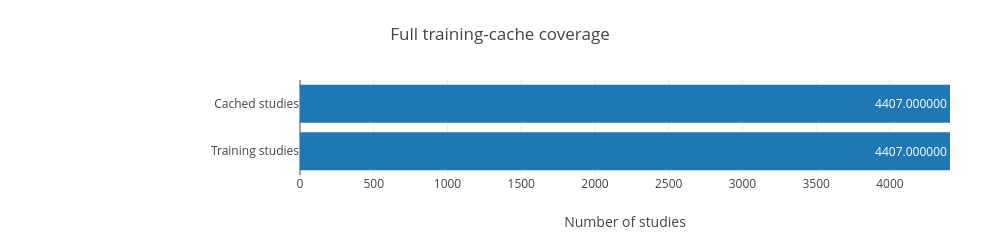

Notebook source saved alongside this figure:
### Markdown cell above
## 2. Complete data and scanner-grouped validation

Stage 33 closed the data-readiness gap: every training study is cached, all five validation folds are frozen by scanner group, and expert rows remain audit-only.

### Code cell
T=D['training_data']; G=D['grouped_validation']
print('Cache:',T['cached_studies'],'/',T['train_studies'],'studies | shards',T['completed_shards'],'/',T['planned_shards'])
print('Scanner groups:',G['scanner_groups'],'| group leakage:',G['group_leakage'])
print('Gold optimizer rows:',G['gold_optimizer_rows'],'| audit-only rows:',G['gold_audit_rows'])
evidence_chart('Full training-cache coverage', ['Cached studies', 'Training studies'],
               [T['cached_studies'], T['train_studies']], 'Number of studies', upper=T['train_studies'])

### Figure 1 — Plotly figure (JSON) as saved in the notebook; plotly's stock layout.template omitted (floating-point values rounded to 4 significant figures)
{"data": [{"orientation": "h", "text": ["4407.000000", "4407.000000"], "textposition": "auto", "type": "bar", "x": [4407, 4407], "y": ["Cached studies", "Training studies"]}], "layout": {"height": 217, "margin": {"b": 65, "l": 300, "r": 50, "t": 80}, "showlegend": false, "title": {"text": "Full training-cache coverage"}, "width": 1000, "xaxis": {"range": [0, 4407], "title": {"text": "Number of studies"}}, "yaxis": {"autorange": "reversed"}}}
